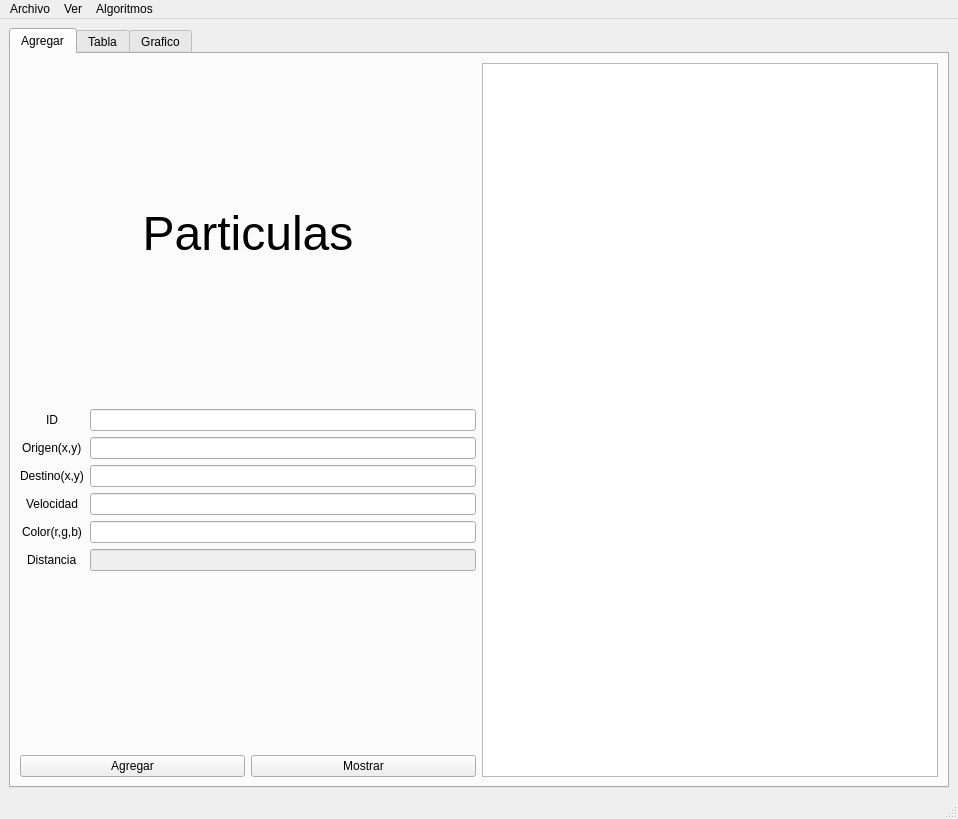
<?xml version="1.0" encoding="UTF-8"?>
<ui version="4.0">
 <class>MainWindow</class>
 <widget class="QMainWindow" name="MainWindow">
  <property name="geometry">
   <rect>
    <x>0</x>
    <y>0</y>
    <width>958</width>
    <height>819</height>
   </rect>
  </property>
  <property name="windowTitle">
   <string>Particulas</string>
  </property>
  <widget class="QWidget" name="centralwidget">
   <layout class="QGridLayout" name="gridLayout">
    <item row="0" column="0">
     <widget class="QTabWidget" name="tabWidget">
      <property name="currentIndex">
       <number>0</number>
      </property>
      <widget class="QWidget" name="tab">
       <attribute name="title">
        <string>Agregar</string>
       </attribute>
       <layout class="QGridLayout" name="gridLayout_2">
        <item row="0" column="1" rowspan="3">
         <widget class="QPlainTextEdit" name="txtAreaParticula"/>
        </item>
        <item row="2" column="0">
         <layout class="QHBoxLayout" name="horizontalLayout">
          <item>
           <widget class="QPushButton" name="btnAgregar">
            <property name="text">
             <string>Agregar</string>
            </property>
           </widget>
          </item>
          <item>
           <widget class="QPushButton" name="btnMostrar">
            <property name="text">
             <string>Mostrar</string>
            </property>
           </widget>
          </item>
         </layout>
        </item>
        <item row="0" column="0">
         <widget class="QLabel" name="label_7">
          <property name="font">
           <font>
            <pointsize>36</pointsize>
           </font>
          </property>
          <property name="layoutDirection">
           <enum>Qt::RightToLeft</enum>
          </property>
          <property name="text">
           <string>Particulas</string>
          </property>
          <property name="alignment">
           <set>Qt::AlignCenter</set>
          </property>
         </widget>
        </item>
        <item row="1" column="0">
         <layout class="QFormLayout" name="formLayout">
          <property name="labelAlignment">
           <set>Qt::AlignCenter</set>
          </property>
          <item row="0" column="0">
           <widget class="QLabel" name="label">
            <property name="text">
             <string>ID</string>
            </property>
           </widget>
          </item>
          <item row="0" column="1">
           <widget class="QLineEdit" name="txtId"/>
          </item>
          <item row="1" column="0">
           <widget class="QLabel" name="label_2">
            <property name="text">
             <string>Origen(x,y)</string>
            </property>
           </widget>
          </item>
          <item row="1" column="1">
           <widget class="QLineEdit" name="txtOrigen"/>
          </item>
          <item row="2" column="0">
           <widget class="QLabel" name="label_3">
            <property name="text">
             <string>Destino(x,y)</string>
            </property>
           </widget>
          </item>
          <item row="2" column="1">
           <widget class="QLineEdit" name="txtDestino"/>
          </item>
          <item row="3" column="0">
           <widget class="QLabel" name="label_4">
            <property name="text">
             <string>Velocidad</string>
            </property>
           </widget>
          </item>
          <item row="3" column="1">
           <widget class="QLineEdit" name="txtVelocidad"/>
          </item>
          <item row="4" column="0">
           <widget class="QLabel" name="label_5">
            <property name="text">
             <string>Color(r,g,b)</string>
            </property>
           </widget>
          </item>
          <item row="4" column="1">
           <widget class="QLineEdit" name="txtColor"/>
          </item>
          <item row="5" column="0">
           <widget class="QLabel" name="label_6">
            <property name="text">
             <string>Distancia</string>
            </property>
           </widget>
          </item>
          <item row="5" column="1">
           <widget class="QLineEdit" name="txtDistancia">
            <property name="enabled">
             <bool>false</bool>
            </property>
           </widget>
          </item>
         </layout>
        </item>
       </layout>
      </widget>
      <widget class="QWidget" name="tab_2">
       <property name="layoutDirection">
        <enum>Qt::LeftToRight</enum>
       </property>
       <attribute name="title">
        <string>Tabla</string>
       </attribute>
       <layout class="QGridLayout" name="gridLayout_3" rowstretch="5,90,5">
        <property name="rightMargin">
         <number>0</number>
        </property>
        <item row="0" column="0">
         <layout class="QHBoxLayout" name="horizontalLayout_2">
          <property name="sizeConstraint">
           <enum>QLayout::SetMaximumSize</enum>
          </property>
          <item>
           <widget class="QLineEdit" name="txtBuscar"/>
          </item>
          <item>
           <widget class="QPushButton" name="btnBuscar">
            <property name="text">
             <string>Buscar</string>
            </property>
           </widget>
          </item>
         </layout>
        </item>
        <item row="2" column="0">
         <widget class="QPushButton" name="btnMostrarTabla">
          <property name="maximumSize">
           <size>
            <width>1000000</width>
            <height>16777215</height>
           </size>
          </property>
          <property name="text">
           <string>Mostrar</string>
          </property>
         </widget>
        </item>
        <item row="1" column="0">
         <widget class="QTableWidget" name="tblParticulas">
          <property name="minimumSize">
           <size>
            <width>0</width>
            <height>500</height>
           </size>
          </property>
          <property name="sizeAdjustPolicy">
           <enum>QAbstractScrollArea::AdjustToContents</enum>
          </property>
          <property name="rowCount">
           <number>0</number>
          </property>
          <property name="columnCount">
           <number>0</number>
          </property>
          <attribute name="horizontalHeaderCascadingSectionResizes">
           <bool>false</bool>
          </attribute>
          <attribute name="horizontalHeaderDefaultSectionSize">
           <number>100</number>
          </attribute>
          <attribute name="horizontalHeaderMinimumSectionSize">
           <number>100</number>
          </attribute>
          <attribute name="horizontalHeaderStretchLastSection">
           <bool>false</bool>
          </attribute>
          <attribute name="verticalHeaderDefaultSectionSize">
           <number>30</number>
          </attribute>
         </widget>
        </item>
       </layout>
      </widget>
      <widget class="QWidget" name="tab_3">
       <attribute name="title">
        <string>Grafico</string>
       </attribute>
       <layout class="QGridLayout" name="gridLayout_4">
        <item row="1" column="1">
         <widget class="QPushButton" name="btnLimpiar">
          <property name="sizePolicy">
           <sizepolicy hsizetype="Maximum" vsizetype="Fixed">
            <horstretch>0</horstretch>
            <verstretch>0</verstretch>
           </sizepolicy>
          </property>
          <property name="text">
           <string>Limpiar</string>
          </property>
         </widget>
        </item>
        <item row="1" column="0">
         <widget class="QPushButton" name="btnDibujar">
          <property name="text">
           <string>Dibujar</string>
          </property>
         </widget>
        </item>
        <item row="0" column="0" colspan="2">
         <widget class="QGraphicsView" name="graphicsView"/>
        </item>
        <item row="2" column="0">
         <widget class="QPushButton" name="btnOrdenar">
          <property name="text">
           <string>Ordenar</string>
          </property>
         </widget>
        </item>
        <item row="2" column="1">
         <widget class="QComboBox" name="comboOrdenar">
          <property name="styleSheet">
           <string notr="true"/>
          </property>
          <property name="editable">
           <bool>false</bool>
          </property>
          <property name="sizeAdjustPolicy">
           <enum>QComboBox::AdjustToContents</enum>
          </property>
          <item>
           <property name="text">
            <string>Velocidad</string>
           </property>
          </item>
          <item>
           <property name="text">
            <string>Distancia</string>
           </property>
          </item>
         </widget>
        </item>
       </layout>
      </widget>
     </widget>
    </item>
   </layout>
  </widget>
  <widget class="QMenuBar" name="menubar">
   <property name="geometry">
    <rect>
     <x>0</x>
     <y>0</y>
     <width>958</width>
     <height>19</height>
    </rect>
   </property>
   <widget class="QMenu" name="menuArchivo">
    <property name="title">
     <string>Archivo</string>
    </property>
    <addaction name="actionAbrir"/>
    <addaction name="actionGuardar"/>
    <addaction name="actionSalir"/>
   </widget>
   <widget class="QMenu" name="menuAlgoritmos">
    <property name="title">
     <string>Ver</string>
    </property>
    <addaction name="actionVerPuntos"/>
    <addaction name="actionGrafo"/>
   </widget>
   <widget class="QMenu" name="menuAlgoritmos_2">
    <property name="title">
     <string>Algoritmos</string>
    </property>
    <addaction name="actionFuerzaBruta"/>
    <addaction name="actionBFSDFS"/>
    <addaction name="actionPrim"/>
    <addaction name="actionKruskal"/>
    <addaction name="actionDijkstra"/>
   </widget>
   <addaction name="menuArchivo"/>
   <addaction name="menuAlgoritmos"/>
   <addaction name="menuAlgoritmos_2"/>
  </widget>
  <widget class="QStatusBar" name="statusbar"/>
  <action name="actionAbrir">
   <property name="text">
    <string>Abrir</string>
   </property>
   <property name="shortcut">
    <string>Ctrl+O</string>
   </property>
  </action>
  <action name="actionGuardar">
   <property name="text">
    <string>Guardar</string>
   </property>
   <property name="shortcut">
    <string>Ctrl+S</string>
   </property>
  </action>
  <action name="actionSalir">
   <property name="text">
    <string>Salir</string>
   </property>
   <property name="shortcut">
    <string>Ctrl+W</string>
   </property>
  </action>
  <action name="actionVerPuntos">
   <property name="text">
    <string>Puntos</string>
   </property>
  </action>
  <action name="actionFuerzaBruta">
   <property name="text">
    <string>Puntos mas cercanos</string>
   </property>
  </action>
  <action name="actionGrafo">
   <property name="text">
    <string>Grafo</string>
   </property>
  </action>
  <action name="actionBFSDFS">
   <property name="text">
    <string>Recorrido profundidad/amplitud</string>
   </property>
  </action>
  <action name="actionPrim">
   <property name="text">
    <string>Prim</string>
   </property>
  </action>
  <action name="actionKruskal">
   <property name="text">
    <string>Kruskal</string>
   </property>
  </action>
  <action name="actionDijkstra">
   <property name="text">
    <string>Dijkstra</string>
   </property>
  </action>
 </widget>
 <resources/>
 <connections/>
</ui>
